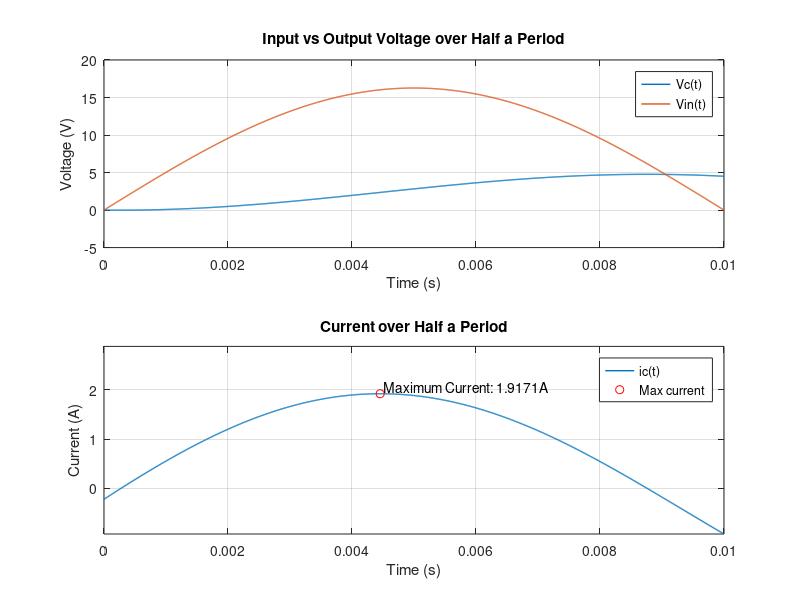

Recreate this plot in MATLAB.
close all;

% Define Constants
f = 50;
T = 1/f;
t = linspace(0, T/2, 1000);
w = 2*pi*f;

% Define the functions
Vc = 4.897 * exp(-71.0227*t) + 0.7907*sin(100*pi*t) - 3.497*cos(100*pi*t) - 1.4;
ic = -0.7651 * exp(-71.0227*t) + 0.5464*cos(100*pi*t) + 2.41695*sin(100*pi*t);
Vin = 230*sqrt(2)/20 * sin(100*pi*t);

% Find the maximum current and corresponding time
[max_ic, index] = max(ic);
time_max_ic = t(index);

figure 

% Create subplot for the voltages
subplot(2,1,1)
plot(t, Vc, 'LineWidth', 1)
hold on
plot(t, Vin, 'LineWidth', 1)
ylabel('Voltage (V)')
xlabel('Time (s)')
legend('Vc(t)', 'Vin(t)')
title('Input vs Output Voltage over Half a Period')
grid on

% Create subplot for the current
subplot(2,1,2)
plot(t, ic, 'LineWidth', 1)
hold on
plot(time_max_ic, max_ic, 'ro') % Mark the maximum current
text(time_max_ic, max_ic, [' Maximum Current: ', num2str(max_ic), 'A'],'VerticalAlignment','bottom','HorizontalAlignment','left')
ylim([min(ic) max_ic+0.5*max_ic]) % Add extra room to the top of the subplot
ylabel('Current (A)')
xlabel('Time (s)')
legend('ic(t)', 'Max current')
title('Current over Half a Period')
grid on

exportgraphics(gcf,"../graphics/diode_current.png","Resolution",300)

